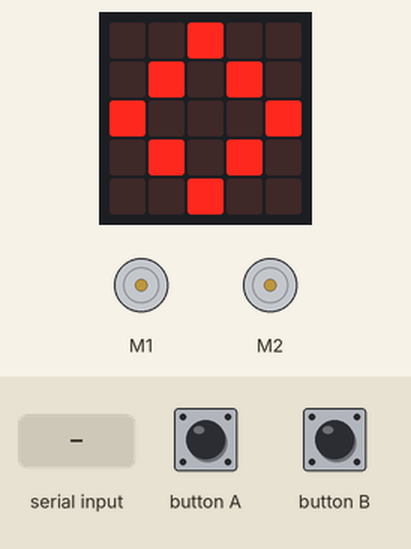
Recording of a program running on a simulated BBC micro:bit (MakeCode). On the bench: the board's 5×5 LED display, 2 × DC motor (green arrow = forward, orange = backward, longer = faster). The test bench sets the inputs (shaded band).

Above: at 1.8 s.
1.9 s: button B pressed for 0.15 s
At 2.5 s:
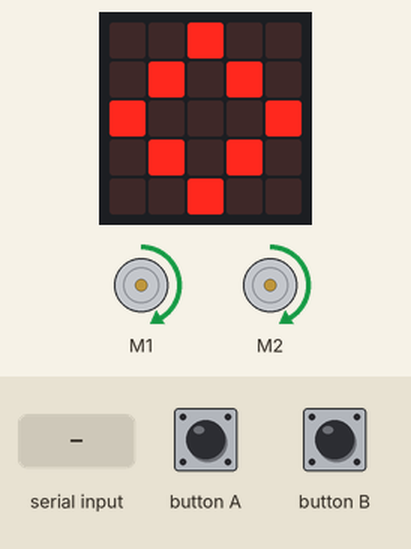
3.5 s: "roll" typed at the serial console
At 4.2 s:
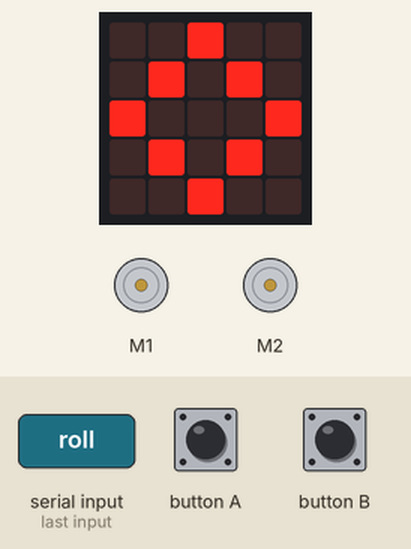
Timing chart, 0 to 6.5 s (numbered marks = the images above; inputs shaded):
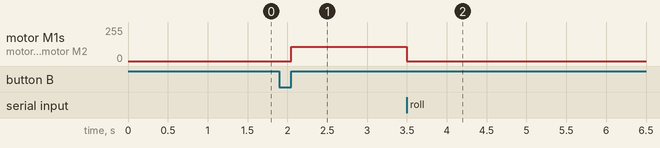

Measured:
- after the input at 1.9 s, motor M1, motor M2: stopped → forward 106/255 after 0.15 s
- after the input at 3.5 s, motor M1, motor M2: forward 106/255 → stopped at once

The program:

main.ts
```typescript
input.onButtonPressed(Button.A, function () {
    lauf_flag = 1
})
serial.onDataReceived(serial.delimiters(Delimiters.NewLine), function () {
    let wert = 0
    let info = ""
    serial.writeString(info)
    if (info == "roll") {
        // basic.showNumber(wert)
        rawSeit = Math.max(-45, Math.min(45, wert))
        mappedSeit = Math.map(rawSeit, -45, 45, -255, 255)
        // basic.showNumber(mappedSeit)
        seitLeft = mappedSeit
        seitRight = mappedSeit * -1
    }
    if (info == "pitch") {
        rawPitch = Math.max(-45, Math.min(45, wert))
        mappedPitch = Math.map(rawPitch, -45, 45, -255, 255)
        pitchLeft = mappedPitch
        pitchRight = mappedPitch
    }
    leftOutput = (pitchLeft + seitLeft) / 2
    rightOutput = (pitchRight + seitRight) / 2
    if (rawPitch == 0 && rawSeit == 0) {
        robotbit.MotorStopAll()
    } else {
        if (leftOutput < 0) {
            robotbit.MotorRun(robotbit.Motors.M1A, leftOutput)
        }
        if (rightOutput < 0) {
            robotbit.MotorRun(robotbit.Motors.M1B, rightOutput)
        }
    }
    if (info == "TB") {
        if (wert == 1) {
            control.raiseEvent(
            EventBusSource.MICROBIT_ID_BUTTON_B,
            EventBusValue.MICROBIT_BUTTON_EVT_CLICK
            )
        } else {
            control.raiseEvent(
            EventBusSource.MICROBIT_ID_BUTTON_A,
            EventBusValue.MICROBIT_BUTTON_EVT_CLICK
            )
        }
    }
})
input.onButtonPressed(Button.B, function () {
    lauf_flag = 0
    robotbit.MotorRun(robotbit.Motors.M1A, 106)
    robotbit.MotorRun(robotbit.Motors.M1B, 106)
})
let pitchRight = 0
let pitchLeft = 0
let mappedPitch = 0
let rawPitch = 0
let seitRight = 0
let seitLeft = 0
let mappedSeit = 0
let rawSeit = 0
let lauf_flag = 0
let leftOutput = 0
let rightOutput = 0
let Platzhalter2 = 0
let Platzhalter = 0
radio.setGroup(3)
lauf_flag = 0
basic.showIcon(IconNames.Diamond)
robotbit.MotorStopAll()
```

test.ts
```typescript
// Hier kann man Tests durchführen; diese Datei wird nicht kompiliert, wenn dieses Paket als Erweiterung verwendet wird.
```
